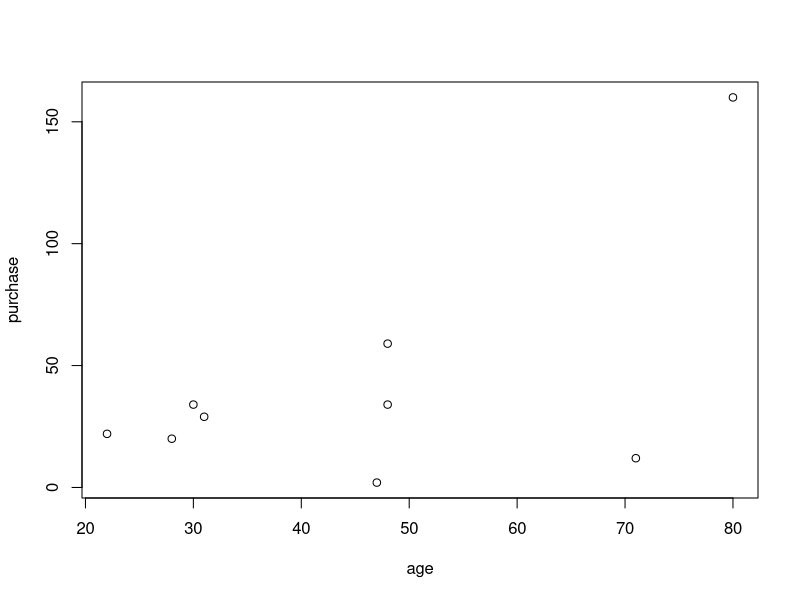
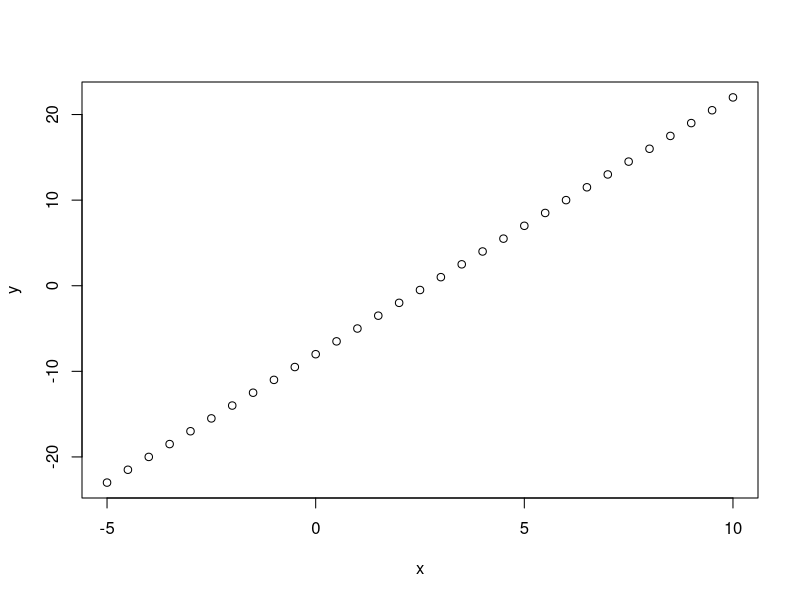
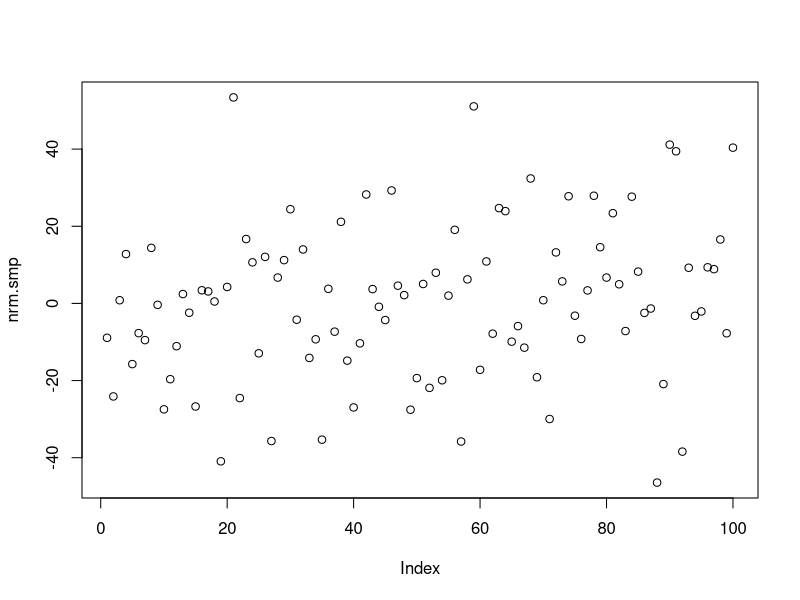
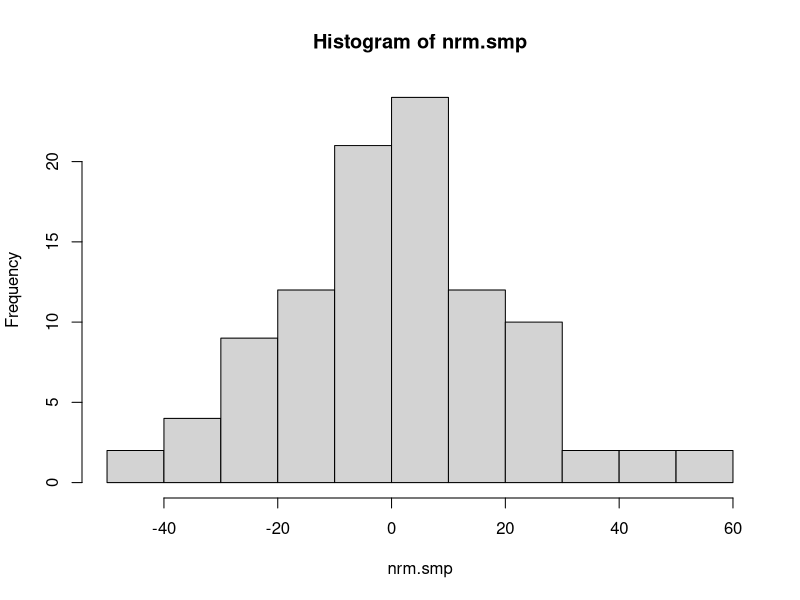
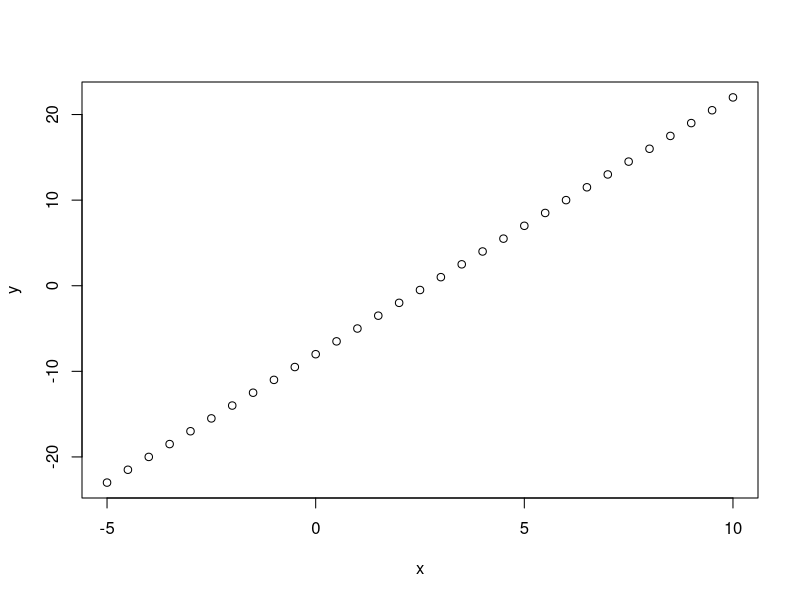
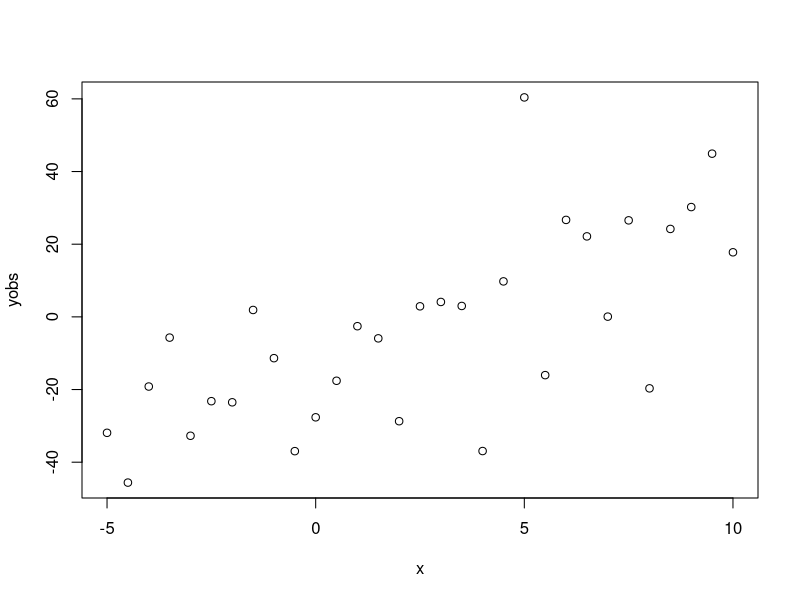
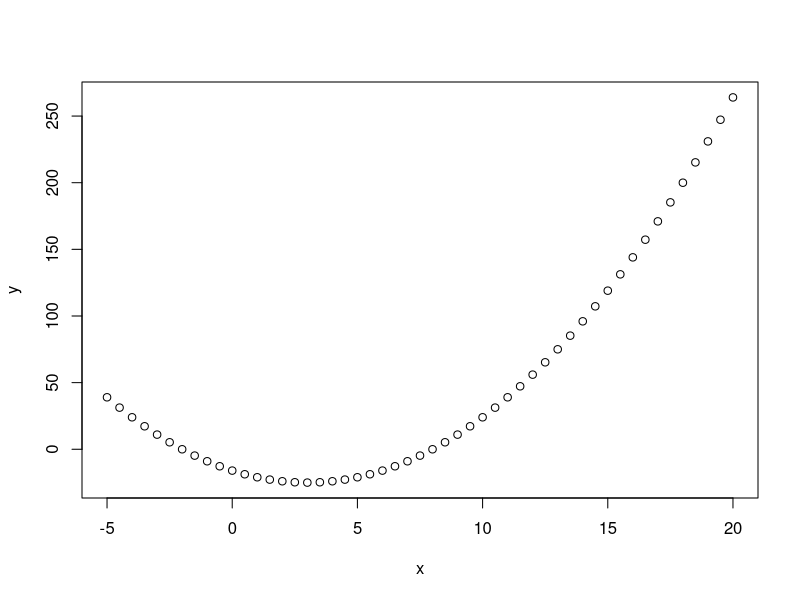
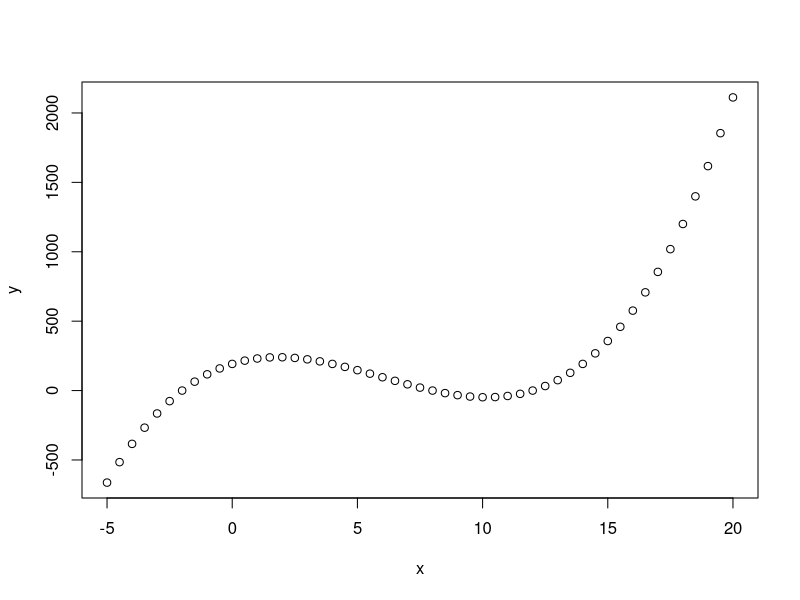

Generate these figures, in order, with R:

########################################################
# Simple Operations
########################################################
x = 1 + 2

1+2*3-5
(1+2)*3-5

x <- 4
x = 4

x + 1
y = x + x
y

x<- 1+2+3 + 4

2 + 2 -> y

y <- 100
z <- 20
x <- y - z
x
print(x)

income <- 100
taxes <- 20

########################################################
# INCORRECT Variable Names
########################################################
# net income <- income - taxes
# net-income <- income - taxes
# ca$h <- income - taxes

########################################################
# Multiple commands separated by ;
########################################################
income <- 200; taxes <- 30


########################################################
# Vector 
########################################################
age_person_1 <- 28
age_person_2 <- 48
age_person_3 <- 47
# ...and so on

age <- c(28, 48, 47, 71, 22, 80, 48, 30, 31)
purchase <- c(20, 59, 2, 12, 22, 160, 34, 34, 29)

distances <- c(687, 5076, 7270, 967, 6364, 1683, 9394, 5712, 5206,
               4317, 9411, 5625, 9725, 4977, 2730, 5648, 3818, 8241,
               5547, 1637, 4428, 8584, 2962, 5729, 5325, 4370, 5989,
               9030, 5532, 9623)
distances[7]
distances[10]

########################################################
# Vector indexing and length
########################################################
age[1]
age[5]

dist = seq(10,100,by = 10)
length(dist)
dist[7]
dist[10]

########################################################
# Visualize
########################################################
plot(age,purchase)

########################################################
# Covariance vs. Correlation
########################################################
age.mnt = age*12
age.dcd = age/10

cov(age,purchase)
cov(age.mnt,purchase)
cov(age,purchase)*12
cov(age.dcd,purchase)

cor(age,purchase)
cor(age.mnt,purchase)
cor(age.dcd,purchase)

########################################################
# Correlation: Person vs Spearman
########################################################
cov(age,purchase)
cor(age,purchase,method="spearman")

########################################################
# Spearman is Pearson applied on Rank 
########################################################
cor(rank(age),rank(purchase))

########################################################
# Sample Statistics: Mean, Variance, Standard Deviation
########################################################
x.bar = mean(age)
var.hat = var(age)
sd.hat = sd(age)

########################################################
# Calculate the Statistics: Sample Mean
########################################################
x.bar.2 = sum(age)/length(age)

########################################################
# Set Seed to have the same instant of random samples among users
########################################################
set.seed(1234)

########################################################
# Generating random samples from Normal distribution
########################################################
grades.smple = rnorm(20,75,15)

age.smp = abs(round(rnorm(9,mean(age),sd(age))))

age.smp

sort(age)

bookstore <- data.frame(age, purchase)

########################################################
# Generating perfect linear relationships 
########################################################
x = seq(-5,10,by=0.5)
y = -8 + 3*x
plot(x,y)

########################################################
# Generating and visualizing noise using Normal distribution
########################################################
set.seed(1000)
nrm.smp = rnorm(100,0,20)
plot(nrm.smp)
hist(nrm.smp)

########################################################
# Add noise to the perfect linear relationship and quantify the correlation
########################################################
set.seed(1000)
yobs = y + rnorm(length(x),0,20)

plot(x,y)
cor(x,y)
cor(x,y,method="spearman")

plot(x,yobs)
cor(x,yobs)
cor(x,yobs,method="spearman")

########################################################
# Simulate a p-order polynomial, here p = 2
########################################################
x = seq(-5,20,by=0.5)
y = (x-8)*(x+2)
plot(x,y)

cov(x,y)
cor(x,y)

########################################################
# Simulate a p-order polynomial, here p = 3
########################################################
x = seq(-5,20,by=0.5)
y = (x-8)*(x+2)*(x-12)
plot(x,y)

cov(x,y)
cor(x,y)



########################################################
########################################################
# Week 2
########################################################
########################################################
library(ggplot2)
data(msleep)

summary(msleep)
msleep$sleep_total
mean(msleep$sleep_total)      # Mean
median(msleep$sleep_total)    # Median
max(msleep$sleep_total)       # Max
min(msleep$sleep_total)       # Min
sd(msleep$sleep_total)        # Standard deviation
var(msleep$sleep_total)       # Variance
quantile(msleep$sleep_total)  # Various quantiles

hist(msleep$sleep_total)

sum(msleep$sleep_total > 8)
sum(msleep$sleep_total <= 7.85)
sum(msleep$sleep_total <= 7.85)/length(msleep$sleep_total)

cor(msleep$sleep_total, msleep$sleep_rem)
cor(msleep$sleep_total, msleep$sleep_rem, use = "complete.obs")

sum(msleep$sleep_rem)
sum(msleep$sleep_rem, na.rm = TRUE)
sleep_rem.clean = msleep$sleep_rem[!is.na(msleep$sleep_rem)]
sum(sleep_rem.clean)

table(msleep$vore)
proportions(table(msleep$vore))

# Counts:
table(msleep$vore, msleep$conservation)

# Proportions, out of total:
proportions(table(msleep$vore, msleep$conservation))

# Proportions, per row:
proportions(table(msleep$vore, msleep$conservation),
            margin = 1)

# Proportions, per column:
proportions(table(msleep$vore, msleep$conservation),
            margin = 2)

plot(msleep$sleep_total, msleep$sleep_rem)
plot(msleep$sleep_total, msleep$sleep_rem, pch = 16)
grid()

#library(ggplot2)
ggplot(msleep, aes(x = sleep_total, y = sleep_rem)) + geom_point()

ggplot(msleep, aes(sleep_total, sleep_rem)) +
  geom_point(colour = "red") +
  labs(x = "Total sleep time (h)")

options(scipen = 1000)
ggplot(msleep, aes(brainwt, sleep_total, colour = vore)) + 
  geom_point() +
  labs(x = "Brain weight (logarithmic scale)",
       y = "Total sleep time") +
  scale_x_log10()

ggplot(msleep, aes(brainwt, sleep_total)) + 
  geom_point() +
  labs(x = "Brain weight (logarithmic scale)",
       y = "Total sleep time") +
  scale_x_log10() +
  facet_wrap(~ vore)

# Base R:
boxplot(sleep_total ~ vore, data = msleep)
boxplot(sleep_total ~ factor(vore,exclude = NULL), data = msleep)

# ggplot2:
ggplot(msleep, aes(vore, sleep_total)) +
  geom_boxplot()

# Base R:
hist(msleep$sleep_total)

# ggplot2:
ggplot(msleep, aes(sleep_total)) +
  geom_histogram()

# Base R
barplot(table(msleep$vore))

# ggplot2
ggplot(msleep, aes(vore)) +
  geom_bar()
